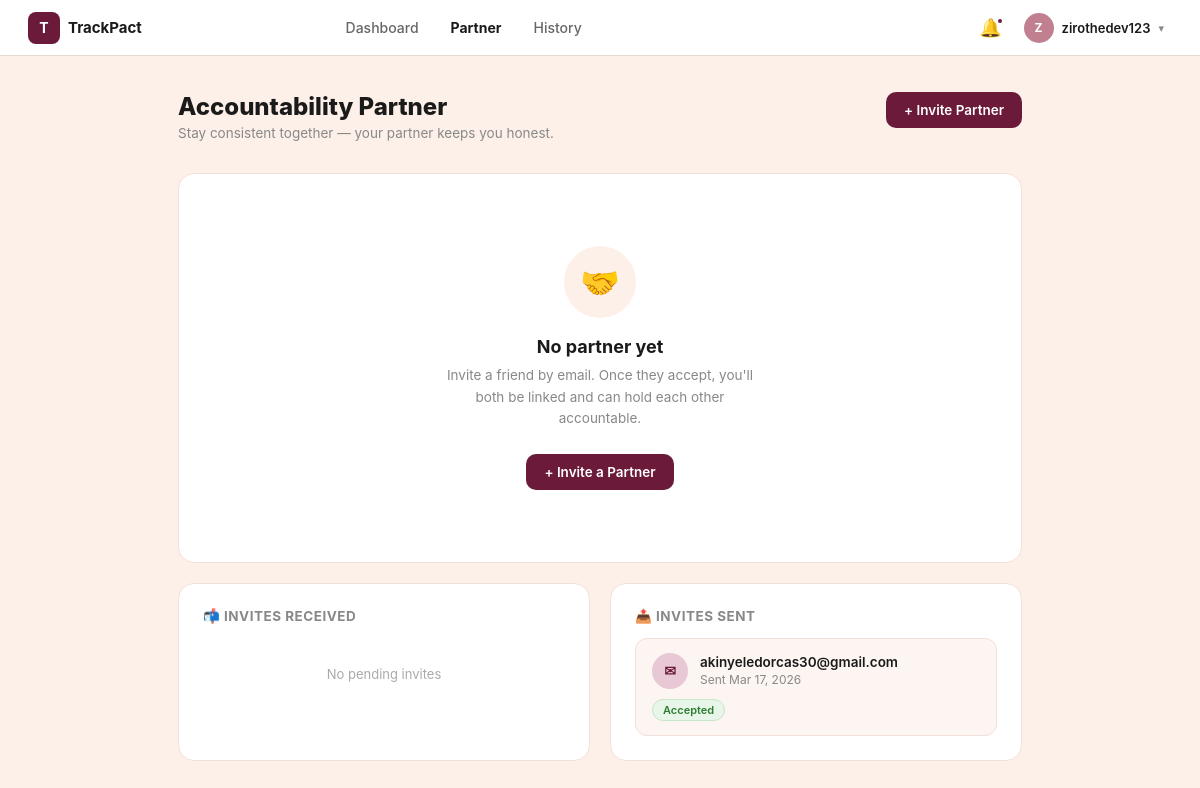
Screenshot of /partners/ (signed in) with the database file from the repository.
### partners/models.py (models this page shows, shortened)
class PartnerRequest(models.Model):
    STATUS_CHOICES = [
        ('pending', 'Pending'),    # Invite sent, not yet accepted
        ('accepted', 'Accepted'),  # Both users are now partners
        ('declined', 'Declined'),  # Receiver said no
    ]
    sender = models.ForeignKey(
        User,
        on_delete=models.CASCADE,
        related_name='sent_requests'
    )
    receiver_email = models.EmailField()
    receiver = models.ForeignKey(
        User,
        on_delete=models.SET_NULL,
        null=True,
        blank=True,
        related_name='received_requests'
    )
    status = models.CharField(max_length=10, choices=STATUS_CHOICES, default='pending')
    created_at = models.DateTimeField(auto_now_add=True)

### partners/views.py (the view, shortened to what this page needs)
# urls.py: path('', views.partner_page, name='partner_page'),
@login_required
def partner_page(request):
    profile, _ = UserProfile.objects.get_or_create(user=request.user)
    sent_requests = PartnerRequest.objects.filter(sender=request.user).order_by('-created_at')
    received_requests = PartnerRequest.objects.filter(
        receiver_email=request.user.email,
        status='pending'
    )
    for req in received_requests:
        if req.receiver is None:
            req.receiver = request.user
            req.save()
    partner_streak = 0
    partner_total_workouts = 0
    partner_this_week = 0
    return render(request, 'partners/partner_page.html', {
        'profile':               profile,
        'sent_requests':         sent_requests,
        'received_requests':     received_requests,
        'partner_streak':        partner_streak,
        'partner_total_workouts': partner_total_workouts,
        'partner_this_week':     partner_this_week,
    })

### templates/partners/partner_page.html (shortened to what this page needs)
<!DOCTYPE html>
<html lang="en">
<head>
</head>
<body>
<nav class="navbar">
  <a href="{% url 'landing' %}" class="navbar-brand">
    <div class="brand-icon">T</div>
    <span class="brand-name">TrackPact</span>
  </a>
  <div class="navbar-nav">
    <a href="{% url 'dashboard' %}">Dashboard</a>
    <a href="{% url 'partner_page' %}" class="active">Partner</a>
    <a href="{% url 'workout_list' %}">History</a>
  </div>
  <div class="navbar-right">
    <button class="notif-btn">🔔<span class="notif-dot"></span></button>
    <a href="{% url 'profile' %}" class="user-menu">
      <div class="user-avatar">{{ request.user.username|first|upper }}</div>
      <span class="user-name">{{ request.user.first_name|default:request.user.username }}</span>
      <span class="chevron">▾</span>
    </a>
  </div>
</nav>
<div class="page">
  <div class="page-header">
    <div>
      <h1>Accountability Partner</h1>
      <p>Stay consistent together — your partner keeps you honest.</p>
    </div>
    {% if not profile.partner %}
      <a href="{% url 'send_invite' %}" class="btn-primary">+ Invite Partner</a>
    {% endif %}
  </div>
  {% if profile.partner %}
    <div class="card partner-linked">
      <div class="partner-linked-header">
        <h2>Your Partner</h2>
        <span style="font-size:12px;color:#2e7d32;background:#e8f5e9;padding:4px 12px;border-radius:20px;font-weight:600;">● Connected</span>
      </div>
      <div class="partner-profile">
        <div class="partner-avatar-lg">{{ profile.partner.first_name|default:profile.partner.username|first|upper }}</div>
        <div>
          <div class="partner-meta-name">{{ profile.partner.first_name|default:profile.partner.username }}{% if profile.partner.last_name %} {{ profile.partner.last_name }}{% endif %}</div>
          <div class="partner-meta-email">{{ profile.partner.email }}</div>
          <div class="partner-meta-badge">🤝 Accountability Partner</div>
        </div>
      </div>
      <div class="partner-stats">
        <div class="p-stat"><div class="p-stat-value">{{ partner_streak }}</div><div class="p-stat-label">Day Streak</div></div>
        <div class="p-stat"><div class="p-stat-value">{{ partner_total_workouts }}</div><div class="p-stat-label">Total Workouts</div></div>
        <div class="p-stat"><div class="p-stat-value">{{ partner_this_week }}</div><div class="p-stat-label">This Week</div></div>
      </div>
      <div class="partner-actions">
        <a href="{% url 'send_reminder' %}" class="btn-primary">✈ Send Reminder</a>
        <a href="{% url 'dashboard' %}" class="btn-outline">← Dashboard</a>
        <form method="post" action="{% url 'remove_partner' %}" style="margin-left:auto;" onsubmit="return confirm('Remove {{ profile.partner.username }} as your partner?')">
          {% csrf_token %}
          <button type="submit" class="btn-danger">✕ Remove Partner</button>
        </form>
      </div>
    </div>
  {% else %}
    <div class="card" style="margin-bottom:20px;">
      <div class="empty-state">
        <div class="empty-icon">🤝</div>
        <h2>No partner yet</h2>
        <p>Invite a friend by email. Once they accept, you'll both be linked and can hold each other accountable.</p>
        <a href="{% url 'send_invite' %}" class="btn-primary">+ Invite a Partner</a>
      </div>
    </div>
  {% endif %}
  <div class="two-col">
    <div class="card">
      <div class="section-title">📬 Invites Received</div>
      <div class="request-list">
        {% for req in received_requests %}
          <div class="request-item">
            <div class="request-left">
              <div class="request-avatar">{{ req.sender.username|first|upper }}</div>
              <div>
                <div class="request-email">{{ req.sender.username }}</div>
                <div class="request-date">{{ req.sender.email }} · {{ req.created_at|date:"M d, Y" }}</div>
              </div>
            </div>
            <div class="request-actions">
              <a href="{% url 'accept_request' req.id %}" class="btn-accept">Accept</a>
              <a href="{% url 'decline_request' req.id %}" class="btn-decline">Decline</a>
            </div>
          </div>
        {% empty %}
          <div class="empty-list">No pending invites</div>
        {% endfor %}
      </div>
    </div>
    <div class="card">
      <div class="section-title">📤 Invites Sent</div>
      <div class="request-list">
        {% for req in sent_requests %}
          <div class="request-item">
            <div class="request-left">
              <div class="request-avatar">✉</div>
              <div>
                <div class="request-email">{{ req.receiver_email }}</div>
                <div class="request-date">Sent {{ req.created_at|date:"M d, Y" }}</div>
              </div>
            </div>
            {% if req.status == 'accepted' %}<span style="background:#e8f5e9;color:#2e7d32;font-size:11px;font-weight:600;padding:3px 10px;border-radius:20px;border:1px solid #c8e6c9;white-space:nowrap;">Accepted</span>
            {% elif req.status == 'declined' %}<span style="background:#fce4ec;color:#c62828;font-size:11px;font-weight:600;padding:3px 10px;border-radius:20px;border:1px solid #f8bbd0;white-space:nowrap;">Declined</span>
            {% else %}<span class="badge-pending">Pending</span>{% endif %}
          </div>
        {% empty %}
          <div class="empty-list">No invites sent yet</div>
        {% endfor %}
      </div>
    </div>
  </div>
</div>
</body>
</html>

### templates/partners/partner_page.html (style rules this page uses)
*, *::before, *::after { box-sizing: border-box; margin: 0; padding: 0; }
body { background: #fdf0e8; font-family: 'Inter', -apple-system, BlinkMacSystemFont, sans-serif; color: #1a1a1a; font-size: 14px; }
.navbar { background: #fff; border-bottom: 1px solid #e8d8ce; height: 56px; display: flex; align-items: center; padding: 0 28px; position: sticky; top: 0; z-index: 200; }
.navbar-brand { display: flex; align-items: center; gap: 8px; text-decoration: none; }
.brand-icon { width: 32px; height: 32px; background: #6b1a3a; border-radius: 8px; display: flex; align-items: center; justify-content: center; color: #fff; font-weight: 700; font-size: 14px; flex-shrink: 0; }
.brand-name { font-weight: 700; font-size: 15px; color: #1a1a1a; }
.navbar-nav { display: flex; align-items: center; gap: 4px; margin: 0 auto; }
.navbar-nav a { text-decoration: none; color: #666; font-size: 14px; font-weight: 500; padding: 6px 14px; border-radius: 8px; transition: color .15s, background .15s; }
.navbar-nav a.active { color: #1a1a1a; font-weight: 700; }
.navbar-right { display: flex; align-items: center; gap: 10px; margin-left: auto; }
.notif-btn { background: none; border: none; cursor: pointer; position: relative; color: #666; font-size: 18px; padding: 4px; line-height: 1; }
.notif-dot { position: absolute; top: 2px; right: 2px; width: 8px; height: 8px; background: #6b1a3a; border-radius: 50%; border: 2px solid #fff; }
.user-menu { display: flex; align-items: center; gap: 8px; cursor: pointer; padding: 4px 8px; border-radius: 8px; transition: background .15s; text-decoration: none; }
.user-avatar { width: 30px; height: 30px; border-radius: 50%; background: #c08090; display: flex; align-items: center; justify-content: center; font-size: 12px; font-weight: 700; color: #fff; }
.user-name { font-size: 13px; font-weight: 600; color: #1a1a1a; }
.chevron { font-size: 11px; color: #888; }
.page { max-width: 900px; margin: 0 auto; padding: 36px 28px 60px; }
.page-header { display: flex; align-items: flex-start; justify-content: space-between; margin-bottom: 32px; gap: 12px; }
.page-header h1 { font-size: 24px; font-weight: 800; }
.page-header p { color: #888; font-size: 13.5px; margin-top: 4px; }
.btn-primary { display: inline-flex; align-items: center; gap: 6px; background: #6b1a3a; color: #fff; font-size: 13.5px; font-weight: 600; padding: 10px 18px; border-radius: 10px; text-decoration: none; border: none; cursor: pointer; white-space: nowrap; transition: background .15s; flex-shrink: 0; }
.card { background: #fff; border-radius: 16px; border: 1px solid #f0e0d8; padding: 24px; }
.two-col { display: grid; grid-template-columns: 1fr 1fr; gap: 20px; }
.empty-state { display: flex; flex-direction: column; align-items: center; text-align: center; padding: 48px 24px; }
.empty-icon { width: 72px; height: 72px; background: #fdf0e8; border-radius: 50%; display: flex; align-items: center; justify-content: center; font-size: 32px; margin-bottom: 18px; }
.empty-state h2 { font-size: 18px; font-weight: 700; margin-bottom: 8px; }
.empty-state p { color: #888; font-size: 13.5px; max-width: 320px; line-height: 1.6; margin-bottom: 24px; }
.section-title { font-size: 13.5px; font-weight: 700; color: #888; text-transform: uppercase; letter-spacing: .5px; margin-bottom: 14px; }
.request-list { display: flex; flex-direction: column; gap: 10px; }
.request-item { display: flex; align-items: center; justify-content: space-between; background: #fdf5f2; border-radius: 12px; padding: 14px 16px; border: 1px solid #f0e0d8; gap: 10px; flex-wrap: wrap; }
.request-left { display: flex; align-items: center; gap: 12px; min-width: 0; }
.request-avatar { width: 36px; height: 36px; border-radius: 50%; background: #e8c8d4; display: flex; align-items: center; justify-content: center; font-size: 14px; font-weight: 700; color: #6b1a3a; flex-shrink: 0; }
.request-email { font-size: 13.5px; font-weight: 600; overflow: hidden; text-overflow: ellipsis; white-space: nowrap; }
.request-date { font-size: 12px; color: #888; margin-top: 2px; }
.empty-list { text-align: center; padding: 28px 16px; color: #aaa; font-size: 13px; }

### rows the page displays
PartnerRequest: receiver_email "akinyeledorcas30@gmail.com", created_at "Mar 17, 2026", status "Accepted"

### other values shown
{{ request.user.username|first|upper }} "Z"
{{ request.user.first_name|default:request.user.username }} "zirothedev123"
